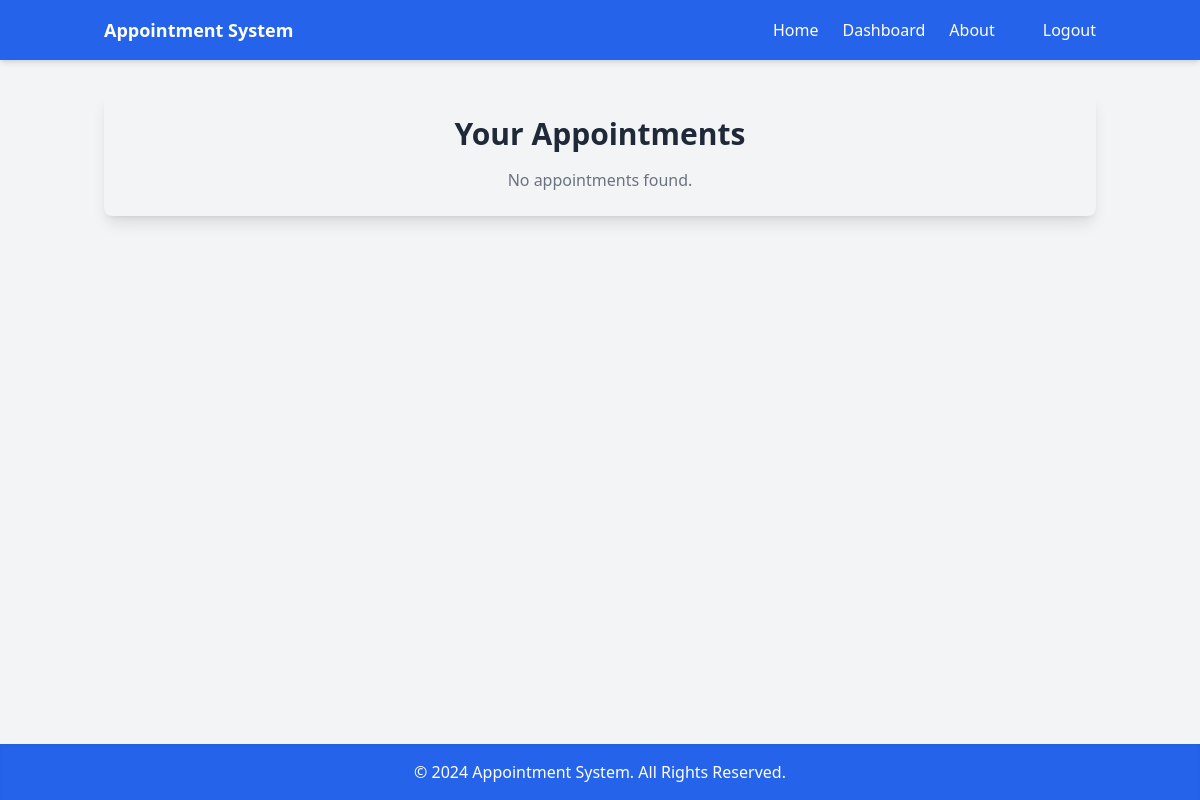
The page /appointments/view/ (signed in) on the database as committed earlier.
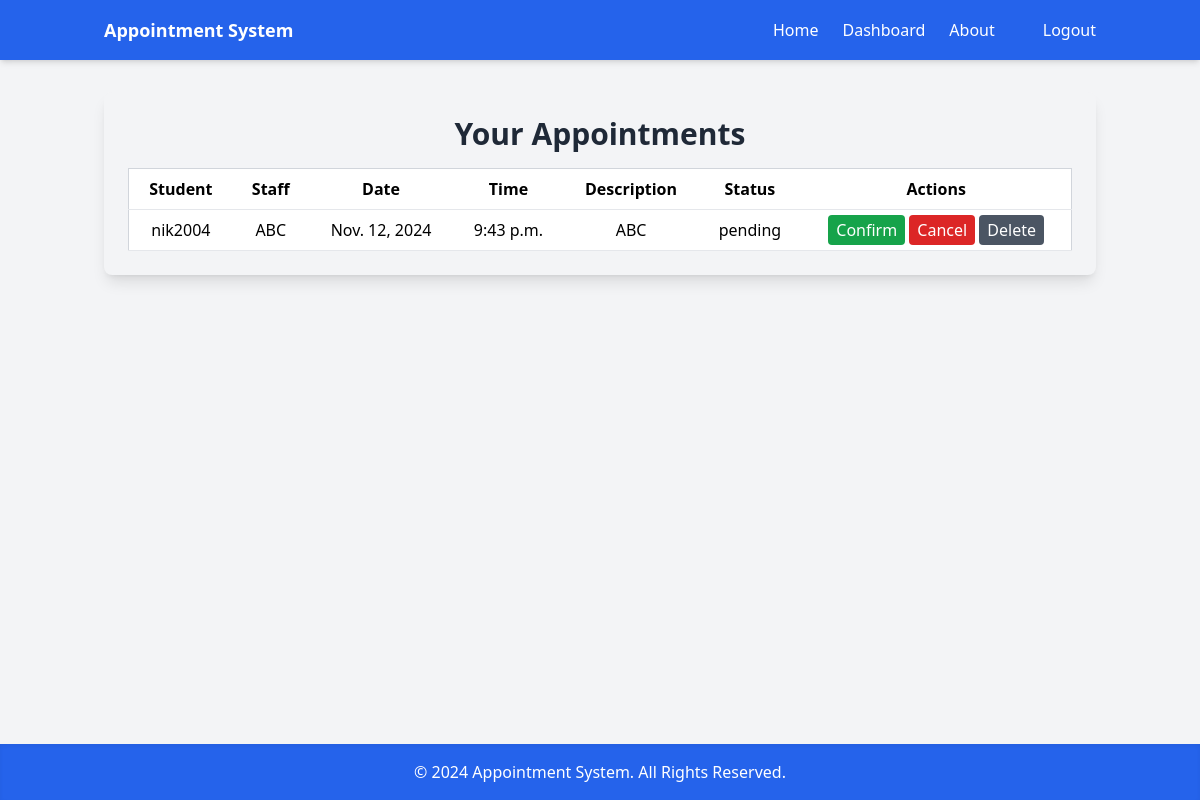
The same page on the database as committed later.
### appointments/models.py (models this page shows, shortened)
class Appointment(models.Model):
    STATUS_CHOICES = [
        ('pending', 'Pending'),
        ('confirmed', 'Confirmed'),
        ('canceled', 'Canceled'),
        ('completed', 'Completed'),
    ]
    student = models.ForeignKey(User, on_delete=models.CASCADE, related_name='appointments')
    staff = models.ForeignKey('Staff', on_delete=models.CASCADE, related_name='staff_appointments')
    appointment_date = models.DateField()
    appointment_time = models.TimeField()
    description = models.TextField(blank=True, null=True)
    status = models.CharField(max_length=20, choices=STATUS_CHOICES, default='pending')
    class Meta:
        unique_together = (('student', 'staff', 'appointment_date', 'appointment_time'),)

class Staff(models.Model):
    user = models.OneToOneField(User, on_delete=models.CASCADE)
    name = models.CharField(max_length=100)
    department = models.CharField(max_length=100)
    email = models.EmailField(unique=True)
    phone_number = models.CharField(max_length=15, null=True, blank=True)

### appointments/views/appointments.py (the view)
# urls.py: path('view/', view_appointments, name='view_appointments'),
@login_required
def view_appointments(request):
    if request.user.is_staff:
        try:
            staff = Staff.objects.get(user=request.user)
            appointments = Appointment.objects.filter(staff=staff)
        except Staff.DoesNotExist:
            appointments = []  # Handle case where the staff object doesn't exist
    else:
        appointments = Appointment.objects.filter(student=request.user)
    has_appointments = appointments.exists()  # Check if there are any appointments
    return render(request, 'appointments/view_appointments.html', {'appointments': appointments, 'has_appointments': has_appointments})

### appointments/templates/appointments/view_appointments.html (shortened to what this page needs)
{% extends 'appointments/base.html' %}
{% block link3 %}
<a href="{% url 'logout' %}" class="hover:underline">Logout</a>
{% endblock %}
{% block content %}
<div class="container mx-auto p-6 bg-gray-100 rounded-lg shadow-lg">
    <h1 class="text-3xl font-bold mb-4 text-center text-gray-800">Your Appointments</h1>
    {% if appointments %}
        <div class="overflow-x-auto text-center">
            <table class="min-w-full bg-white border border-gray-300">
                <thead>
                    <tr>
                        <th class="py-2 px-4 border-b">Student</th>
                        <th class="py-2 px-4 border-b">Staff</th>
                        <th class="py-2 px-4 border-b">Date</th>
                        <th class="py-2 px-4 border-b">Time</th>
                        <th class="py-2 px-4 border-b">Description</th>
                        <th class="py-2 px-4 border-b">Status</th>
                        <th class="py-2 px-4 border-b">Actions</th>
                    </tr>
                </thead>
                <tbody>
                    {% for appointment in appointments %}
                    <tr class="hover:bg-gray-100">
                        <td class="py-2 px-4 border-b">{{ appointment.student.username }}</td>
                        <td class="py-2 px-4 border-b">{{ appointment.staff.name }}</td>
                        <td class="py-2 px-4 border-b">{{ appointment.appointment_date }}</td>
                        <td class="py-2 px-4 border-b">{{ appointment.appointment_time }}</td>
                        <td class="py-2 px-4 border-b">{{ appointment.description }}</td>
                        <td class="py-2 px-4 border-b">{{ appointment.status }}</td>
                        <td class="py-2 px-4 border-b">
                            {% if user.is_staff and appointment.status == 'pending' %}
                                <a href="{% url 'confirm_appointment' appointment.id %}" class="bg-green-600 text-white px-2 py-1 rounded hover:bg-green-700 transition">Confirm</a>
                                <a href="{% url 'cancel_appointment' appointment.id %}" class="bg-red-600 text-white px-2 py-1 rounded hover:bg-red-700 transition">Cancel</a>
                            {% endif %}
                            <a href="{% url 'delete_appointment' appointment.id %}" class="bg-gray-600 text-white px-2 py-1 rounded hover:bg-gray-700 transition">Delete</a>
                        </td>
                    </tr>
                    {% endfor %}
                </tbody>
            </table>
        </div>
    {% else %}
        <p class="text-center text-gray-500">No appointments found.</p>
    {% endif %}
</div>
{% endblock %}

Rows that differ between the two databases and show on the page:
added Appointment: student.username "nik2004", staff.name "ABC", appointment_date "Nov. 12, 2024", appointment_time "9:43 p.m.", description "ABC", status "pending", shows "Confirm"
Other text that changed with them:
text no longer shown: "No appointments found."
text now shown: "Student Staff Date Time Description Status Actions"
